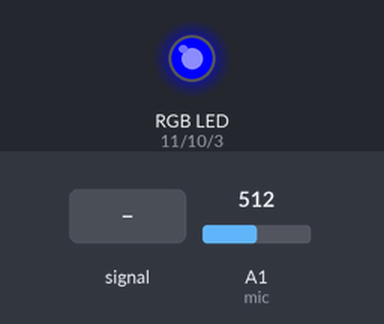
The sketch below on a simulated Arduino Uno, built with avr-gcc and run on an emulated ATmega328P. On the bench: an RGB LED mixed from three pins (HIGH = lit). Dashed ring = blinking. The test bench sets the inputs (shaded band); at power-on: A1 (mic) = 512. Dim RGB values are drawn brighter than linear.

Above: at 1.2 s.
1.3 s: A1 (mic) fed a 200 Hz sine of ±81 counts around its level
At 2.4 s:
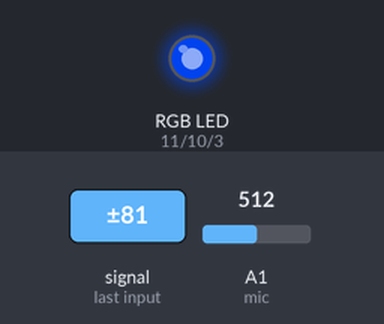
2.8 s: A1 (mic) set to 585
At 4.0 s:
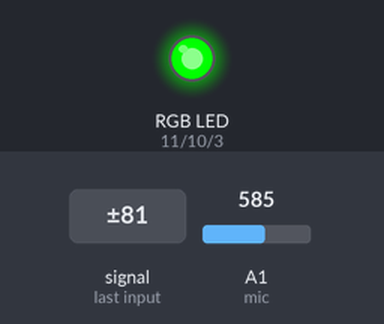
4.3 s: A1 (mic) fed a 1000 Hz sine of ±255 counts around its level
At 5.5 s:
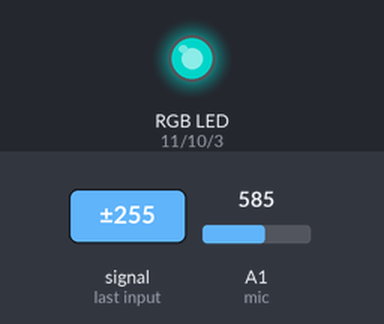
5.8 s: A1 (mic) fed a 2 Hz sine of ±306 counts around its level
At 6.37 s:
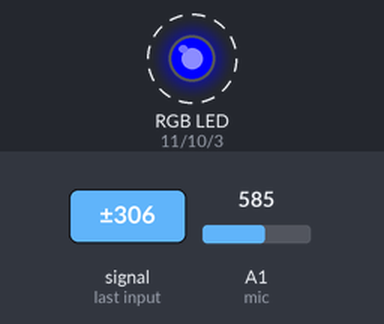
8.8 s: A1 (mic) set to 265
10.3 s: A1 (mic) set to 287
At 10.8 s:
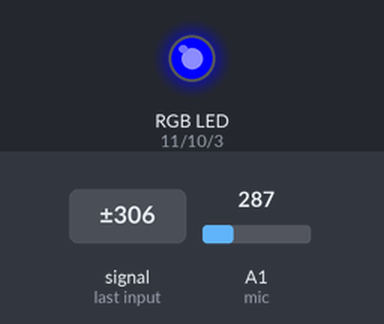
Timing chart, 0 to 12.8 s (numbered marks = the images above; inputs shaded):
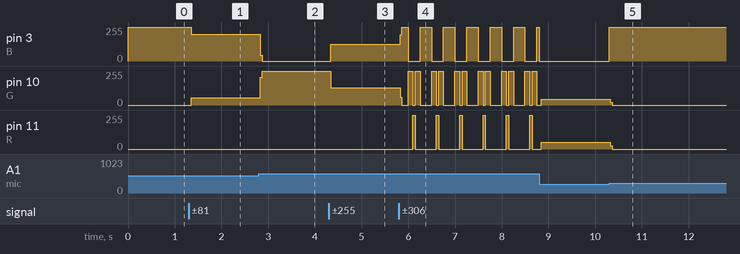

The sketch:

timeMusic.ino
```cpp
float mic = A1;
float R = 11;
float G = 10;
float B = 3;
void setup() {
  Serial.begin (9600);
  // put your setup code here, to run once:
  pinMode(mic,INPUT);
  pinMode(R,OUTPUT);
  pinMode(G,OUTPUT);
  pinMode(B,OUTPUT);
  //seleziono il microfono come input ed i led come output
}

void loop() {

  // put your main code here, to run repeatedly:
  int musicWave = analogRead(mic);//prendo in input la frequenza data dal microfono
  //in base alla frequenza accendo i led ad un certo colore
  if(musicWave>=875)
    {
      colorRGB(255,0,0);
    }
    if(musicWave>=575 && musicWave<875)
    {
      colorRGB(0,255,0);
    }
    if(musicWave>=275 && musicWave<575)
    {
      colorRGB(0,0,255);
    }
    if(musicWave<275)
    {
      colorRGB(255,255,0);
      digitalWrite(R,LOW);
      digitalWrite(G,LOW);
      digitalWrite(B,LOW);
    }
}
//dato che il circuito prende un singolo valore alla volta
//scrivo questa funzione per facilitarmi l'output
void colorRGB(float r,float g,float b)
{
  digitalWrite(R,r);
  digitalWrite(G,g);
  digitalWrite(B,b);

}
```

Measured:
- after the input at 1.3 s, pin 3 (B): 255/255 → 199/255 after 0.05 s; pin 10 (G): 0/255 → 56/255 after 0.05 s
- after the input at 2.8 s, pin 3 (B): 199/255 → 0/255 at once; pin 10 (G): 56/255 → 255/255 at once
- after the input at 4.3 s, pin 3 (B): 0/255 → 124/255 at once; pin 10 (G): 255/255 → 131/255 at once
- after the input at 5.8 s, pin 11 (R): alternates 255/255 for 0.05 s and 0/255 for 0.45 s, starting after 0.30 s
- after the input at 10.3 s, pin 3 (B): 0/255 → 255/255 at once; pin 10 (G): 44/255 → 0/255 at once; pin 11 (R): 50/255 → 0/255 at once
